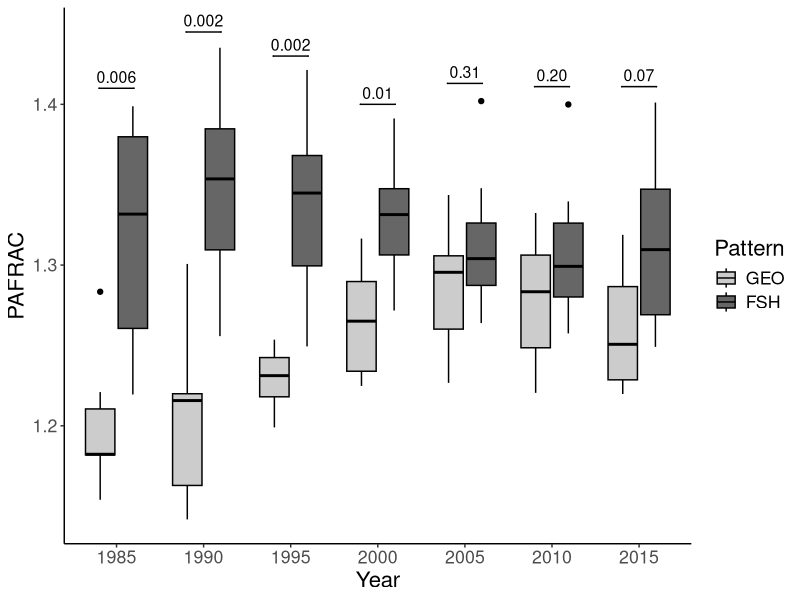
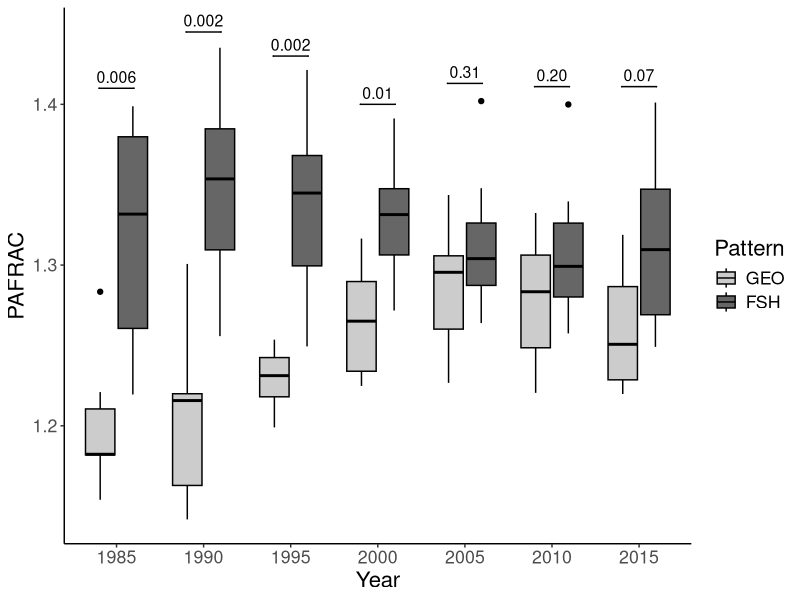

Write the R code that produced these figures, in order.
# Fri Jan 19 14:25:14 2024 ------------------------------
#script to compare PAFRAC metric between GEO and FSH

#Libraries----
library(here)
library(dplyr)
library(ggplot2)
library(ggsignif)

#Data----
read.csv(here("data/PAFRAC_prima.csv"), sep=";", dec = ",") -> tab_PAFRAC

##organisation----
tab_PAFRAC %>% 
  mutate(padrao = factor(padrao, levels = c("geo", "esp"), ordered = T),
         ano = as.factor(ano)) %>% 
  glimpse-> tab_PAFRAC

#Analysis----
##organisation----
wilcox_list5<- function(x){
  x<- wilcox.test(PAFRAC ~ padrao, data = x, 
                  alternative= "t", exact = T)
}

met_1985<- tab_PAFRAC[tab_PAFRAC$ano==1985,]
met_1990<- tab_PAFRAC[tab_PAFRAC$ano==1990,]
met_1995<- tab_PAFRAC[tab_PAFRAC$ano==1995,]
met_2000<- tab_PAFRAC[tab_PAFRAC$ano==2000,]
met_2005<- tab_PAFRAC[tab_PAFRAC$ano==2005,]
met_2010<- tab_PAFRAC[tab_PAFRAC$ano==2010,] 
met_2015<- tab_PAFRAC[tab_PAFRAC$ano==2015,]

l_anos<- list(met_1985, met_1990, met_1995, met_2000, met_2005, met_2010, met_2015)

##test----
u_PAFRAC_anos<- lapply(l_anos, wilcox_list5)
names(u_PAFRAC_anos)<- paste0("PAFRAC ", seq(1985,2015, by=5))
u_PAFRAC_anos

#Figure----
ggplot(tab_PAFRAC, aes(x = ano, y = PAFRAC, fill=padrao)) + 
  geom_boxplot(colour= "black") +
  geom_signif(y_position = c(1.41, 1.445, 1.43, 1.40, 1.413, 1.411, 1.411), 
              xmin = c(0.8, 1.8, 2.8, 3.8, 4.8, 5.8, 6.8),
              xmax = c(1.2, 2.2, 3.2, 4.2, 5.2, 6.2, 7.2),
              annotations = c("0.006", "0.002", "0.002", "0.01", "0.31", "0.20", "0.07"),
              tip_length = 0, textsize = 4)+
  scale_x_discrete(name = "Year") +
  scale_y_continuous(name = "PAFRAC")+
  scale_fill_manual("Pattern", labels= c("GEO", "FSH"), breaks= c("geo", "esp"), values = c("grey80","grey40"))+
  theme_classic()+
  theme(text = element_text(size=16,  family="sans")) -> bp_pafrac
bp_pafrac

ggsave(here("img/pafrac.jpg"), plot=bp_pafrac, dpi=300)
